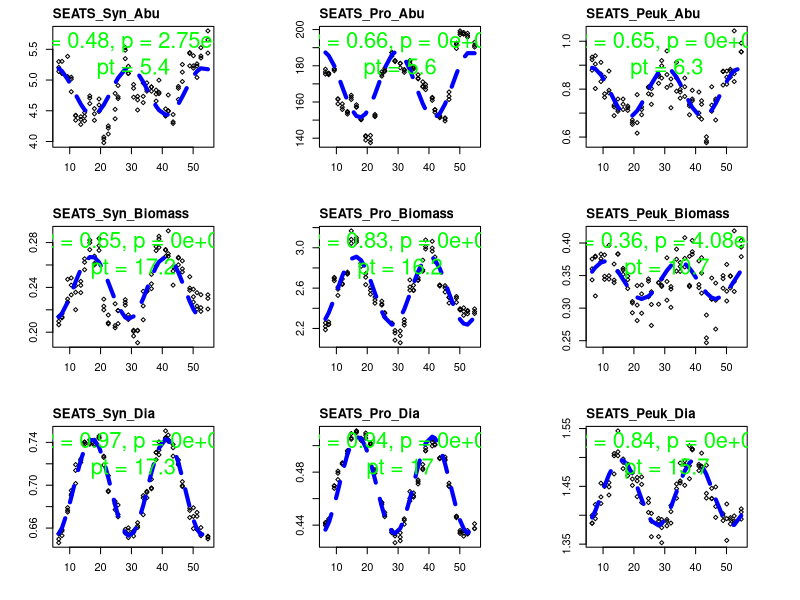
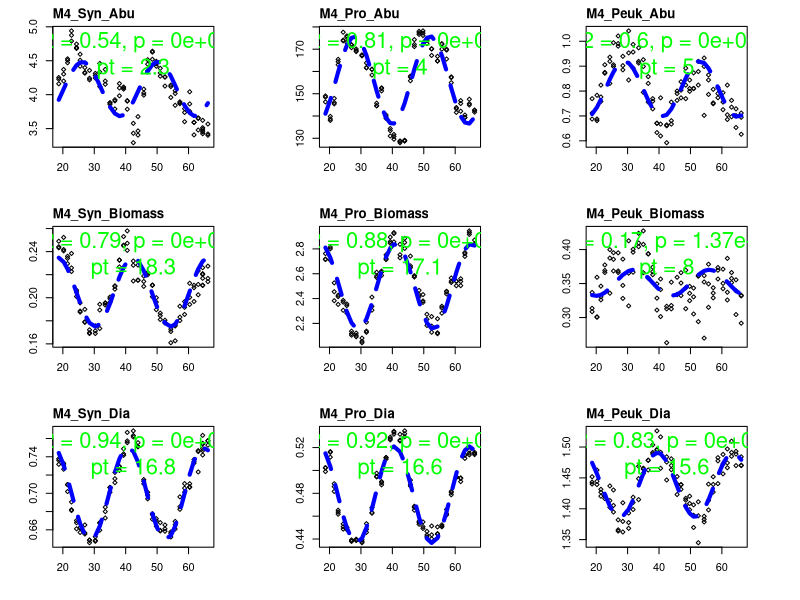
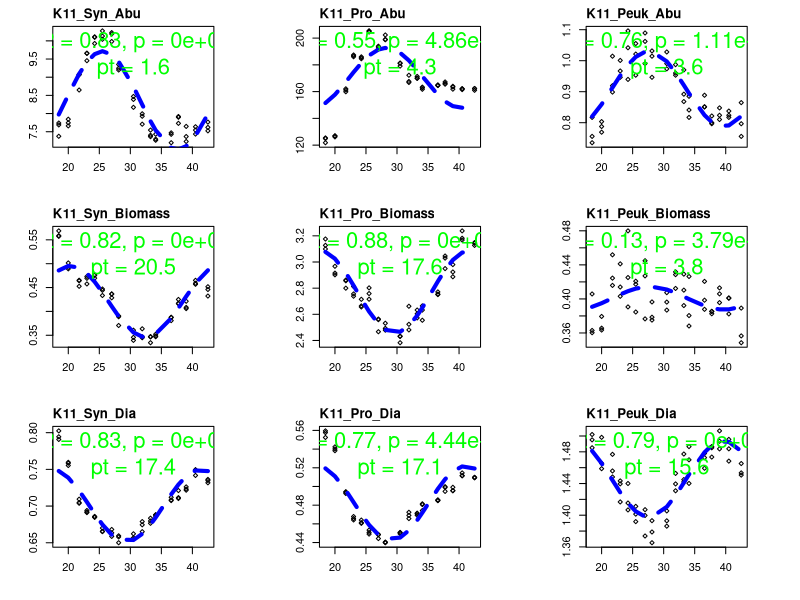
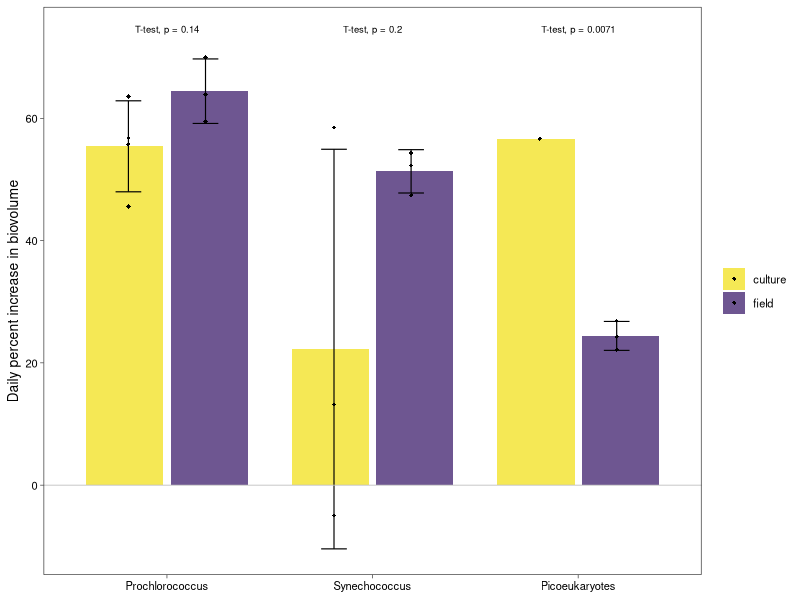
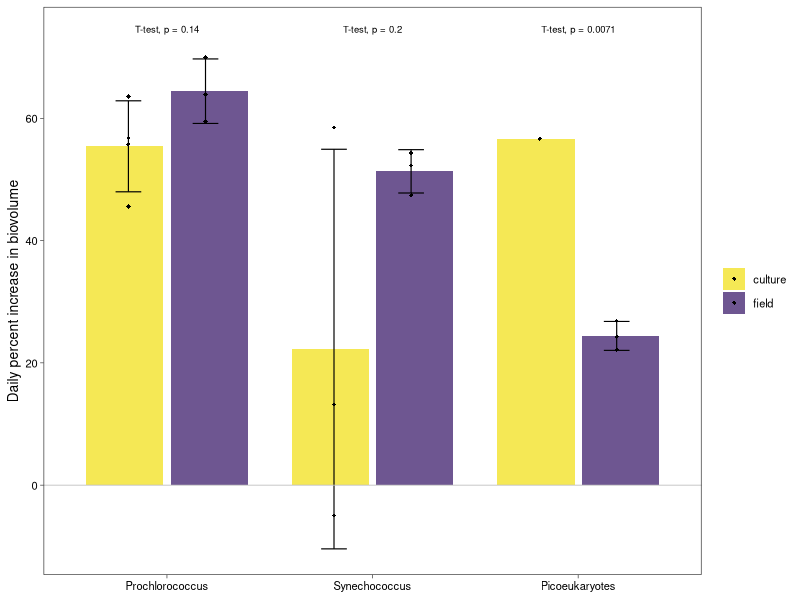

Here is the R script that generated these plots, in order:
  
    library(lubridate); library(scales);library(tidyverse); library(ggpubr);
    
    #' size and biomass calculation (equation parameters refer to Calibration_FSC.R)
    #' 
    #' @author Changlin Li 
    #' 
    #' @param FSC normalized to standard beads (0.97-µm)
    #' @param Abu abudance (10^3 cells mL-1)
    #'
    #' @return Dia cell size (µm, equivalent spherical diameter, ESD)
    #' @return Biomass  (μg C L-1)
    #' 
    FSC_Dia <- function(FSC){
      Dia <- 10 ^ (log10(FSC) * 0.250378257 + 0.135092677)
      return(Dia)
    }
    
    FSC_Abu_Biomass <- function(FSC, Abu) {
      Dia <- 10 ^ (log10(FSC) * 0.250378257 + 0.135092677)
      Vol <- 4/3*pi*((Dia)/2)^3
      Carbon  <- Vol * 280
      Biomass <- Carbon * Abu / 1000
      return(Biomass)
    }
    
    Vol <- function(Dia) 4/3*pi*((Dia)/2)^3 # biovolume
    
    
    Pico0 <- read_csv("Data/Picoauto.csv")
    Sampletime <- read_csv("Data/Sampletime.csv") %>% 
      mutate(Time = ymd_hms(paste(Date0, Time0))) %>%
      select(Id, Time)
    
    Sampletime %>% count(Id) %>% filter(n > 1)
    Pico0 %>% anti_join(Sampletime, by = "Id")
    
    Pico <- Pico0 %>% 
      left_join(Sampletime, by = "Id") %>%
      arrange(Time) %>%
      group_by(Station) %>%
      mutate(t = time_length(interval(date(min(Time)), Time), "hour")) %>% 
      ungroup() %>%
      mutate(Syn_Biomass  = FSC_Abu_Biomass(SynFSC, Syn),
             Pro_Biomass  = FSC_Abu_Biomass(ProFSC, Pro),
             Peuk_Biomass = FSC_Abu_Biomass(PeukFSC, Peuk),
             Syn_Dia      = FSC_Dia(SynFSC),
             Pro_Dia      = FSC_Dia(ProFSC),
             Peuk_Dia     = FSC_Dia(PeukFSC)) %>% 
      select(Station, Id, Id1, Time, t, everything()) %>% 
      select(-contains("FSC")) %>% 
      rename(Syn_Abu = Syn, Pro_Abu = Pro, Peuk_Abu = Peuk) %>%
      gather(Pico, Value, Syn_Abu:Peuk_Dia) %>%
      drop_na(Value)
    
    
    
    Istation <- unique(Pico$Station)
    Ipico    <- unique(Pico$Pico)
    result  <- tibble(station= character(), pico      = character(),
                      p      = numeric(),   amplitude = numeric(),
                      Mesor  = numeric(),   phi       = numeric(), r2 = numeric())
    
    for(i in seq_along(Istation)){
      #i=1
      df0 <- Pico %>% filter(Station == Istation[i])
      par(mfrow = c(3,3), mar = c(4,4,2,4))
      
      for(j in seq_along(Ipico)){
        #j= 7
        df <- df0 %>% filter(Pico == Ipico[j])
        
        Ylim <- range(df$Value, na.rm = TRUE)
        Xlim <- range(df$t,     na.rm = TRUE)
        # lm fit
        lm1 <- with(df, lm(Value ~ cos(pi/12*t) + sin(pi/12*t)))
        #summary(lm1)
        ft    <- summary(lm1)$fstatistic
        p_val <- unname(1 - pf(ft[1], ft[2], ft[3]))
        
        coef1 <- coef(lm1)
        a <- coef1[2]
        b <- coef1[3]
        phase <- atan2(b, a) %% (2*pi) # refer to package HarmonicRegression
        amplitude <- sqrt(a^2 + b^2)
        r2 <- summary(lm1)$r.squared
        Mesor <- coef1[1]
        
        df <- df %>% mutate(y1 = a * cos(pi/12 * t) + b * sin(pi/12 * t) + Mesor) 
        
        plot(Value ~ t, df
             ,"p", cex=.6, pch = 5
             ,xlab = "", ylab = "")
        lines(y1 ~ t, df, col = "blue", lty = 2, lwd = 4)
        title(main = paste0(Istation[i], "_", Ipico[j]), adj = 0)
        text(x = (Xlim[1] + Xlim[2])/2, y = (Ylim[1] * 2 + Ylim[2] * 8) / 10
             ,paste0("r2 = "   ,  round(r2, 2) 
                     ,", p = "  , format(signif(p_val, 3), scientific = TRUE),"\n"
                     ,"pt = ", round(phase /2/pi * 24, 1)), col = "green", cex = 2)
        
        result <- result %>%
          add_row(station= Istation[i], pico      = Ipico[j],
                  p      = p_val,       amplitude = amplitude,        
                  Mesor  = Mesor,       phi       = phase, r2 = r2)
      }
    }
    
    
    
    field <- result %>% 
      filter(pico != "Peuk_Biomass") %>%
      separate(pico, c("pico", "para")) %>% 
      mutate(peak      = Mesor + amplitude,
             trough    = Mesor - amplitude,
             rIncrease = 2* amplitude / trough,
             rVol      = ifelse(para == "Dia", Vol(peak) / Vol(trough) - 1, NA))

    # summarise average daily percent increase
    out2 <- field %>% 
      group_by(pico, para) %>% 
      summarise(m.rIncrease  = round(mean(rIncrease) * 100, 1),
                sd.rIncrease = round(sd(rIncrease) * 100, 1))
    
    # # biovolume daily percent increase
    # out3 <- field %>% 
    #   drop_na(rVol) %>% 
    #   group_by(pico) %>% 
    #   summarise(m.rVol  = round(mean(rVol) * 100, 1),
    #             sd.rVol = round(sd(rVol) * 100, 1))
  

    # the culture diel increase
    Lab  <- read_csv("Data/FSC_size.csv") %>% 
      select(Pico,Culture,Id,Size) %>% 
      pivot_wider(names_from  = Id,
                  values_from = Size) %>% 
      mutate(rSize = `3`/`1` - 1,
             rVol = Vol(`3`)/Vol(`1`) - 1) %>% 
      select(Pico, rVol)%>% 
      rename(pico = Pico) %>% 
      mutate(Id = "culture")

    
    dat <- field %>% 
      drop_na(rVol) %>% 
      select(pico,rVol) %>% 
      mutate(Id = "field") %>% 
      bind_rows(Lab) %>% 
      mutate(pico = factor(pico, levels = c("Pro", "Syn", "Peuk")))


    Icolor <- c("#f5e855","#6e5691")
    lwd_pt <- 1/(.pt*72.27/96)
    theme_set(theme_bw(base_size = 10, base_line_size = .4*lwd_pt, base_rect_size = .4*lwd_pt) +
                theme(plot.title = element_text(face = "bold", hjust = 0.5),
                      panel.border = element_rect(fill = NA, colour = "black", size = rel(2)),
                      axis.text  = element_text(colour = "black"),
                      axis.ticks = element_line(colour = "black"),
                      plot.background  = element_rect(colour = NA),
                      panel.grid =element_blank(),
                      legend.title = element_blank()))
    
    p <- ggplot(dat, aes(x = pico, y = rVol * 100, fill = Id)) +
      geom_bar(stat = "summary", fun = mean,  position = position_dodge(width = .82),width = .75) +
      geom_point(position = position_dodge(.75), size = 1.2, shape = 18) +
      stat_summary(fun.data = 'mean_sd', geom = "errorbar", colour = "black",
                   width = 0.25,position = position_dodge( .75), size = .4) +
      geom_hline(aes(yintercept=0),color = "grey", size = .3) +
      scale_fill_manual( values = Icolor) +
      scale_x_discrete(breaks = c("Pro", "Syn", "Peuk"),
                       labels = c("Prochlorococcus","Synechococcus","Picoeukaryotes")) +
      xlab(NULL) + ylab("Daily percent increase in biovolume") +
      ylim(-10.45,74) +
      theme(legend.title = element_blank(),
            panel.grid.major = element_blank(),
            panel.grid.minor = element_blank()) 

    # Levene test
    library(car); 
    dat %>% split(.$pico) %>% map(~leveneTest(rVol ~ Id, data = .x, center = mean))
    # all p value > 0.05, so (var.equal = TRUE)
    
    p +　stat_compare_means(method = "t.test", method.args = list(var.equal = TRUE), size=2.4)
    ggsave(filename = "Figure/rVol.pdf",  width = 4.3, height = 3.3)
    
    
    